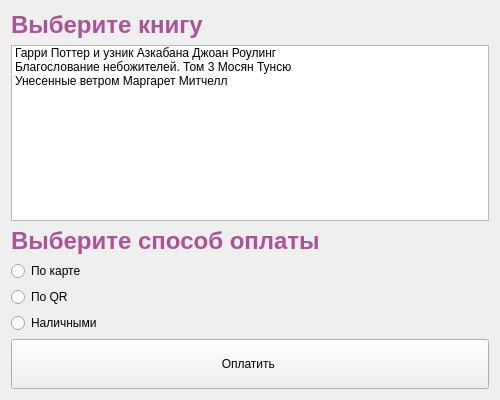
<?xml version="1.0" encoding="UTF-8"?>
<ui version="4.0">
 <class>Form</class>
 <widget class="QWidget" name="Form">
  <property name="geometry">
   <rect>
    <x>0</x>
    <y>0</y>
    <width>500</width>
    <height>400</height>
   </rect>
  </property>
  <property name="minimumSize">
   <size>
    <width>500</width>
    <height>400</height>
   </size>
  </property>
  <property name="maximumSize">
   <size>
    <width>500</width>
    <height>400</height>
   </size>
  </property>
  <property name="windowTitle">
   <string>Form</string>
  </property>
  <layout class="QVBoxLayout" name="verticalLayout_2">
   <item>
    <layout class="QVBoxLayout" name="verticalLayout">
     <item>
      <widget class="QLabel" name="label">
       <property name="font">
        <font>
         <pointsize>18</pointsize>
         <bold>true</bold>
        </font>
       </property>
       <property name="styleSheet">
        <string notr="true">color: rgb(170, 83, 150);</string>
       </property>
       <property name="text">
        <string>Выберите книгу</string>
       </property>
      </widget>
     </item>
     <item>
      <widget class="QListWidget" name="listWidget">
       <item>
        <property name="text">
         <string>Гарри Поттер и узник Азкабана Джоан Роулинг </string>
        </property>
       </item>
       <item>
        <property name="text">
         <string>Благослование небожителей. Том 3 Мосян Тунсю</string>
        </property>
       </item>
       <item>
        <property name="text">
         <string>Унесенные ветром Маргарет Митчелл</string>
        </property>
       </item>
      </widget>
     </item>
     <item>
      <widget class="QLabel" name="label_2">
       <property name="font">
        <font>
         <pointsize>18</pointsize>
         <bold>true</bold>
        </font>
       </property>
       <property name="styleSheet">
        <string notr="true">color: rgb(170, 83, 150);</string>
       </property>
       <property name="text">
        <string>Выберите способ оплаты </string>
       </property>
      </widget>
     </item>
     <item>
      <widget class="QRadioButton" name="radioButton">
       <property name="text">
        <string>По карте </string>
       </property>
      </widget>
     </item>
     <item>
      <widget class="QRadioButton" name="radioButton_2">
       <property name="text">
        <string>По QR </string>
       </property>
      </widget>
     </item>
     <item>
      <widget class="QRadioButton" name="radioButton_3">
       <property name="text">
        <string>Наличными</string>
       </property>
      </widget>
     </item>
     <item>
      <widget class="QPushButton" name="pushButton">
       <property name="minimumSize">
        <size>
         <width>0</width>
         <height>50</height>
        </size>
       </property>
       <property name="text">
        <string>Оплатить </string>
       </property>
      </widget>
     </item>
    </layout>
   </item>
  </layout>
 </widget>
 <resources/>
 <connections/>
</ui>
